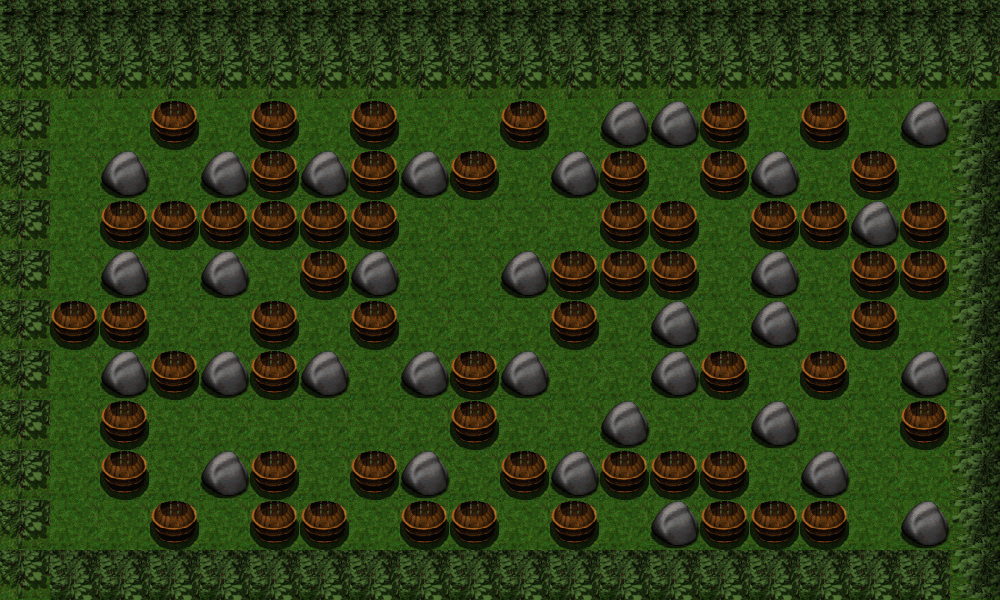

This is a level from a 2D game, rendered from its Tiled map with the project's own tilesets. A one-line summary and the map file follow, with tile-layer data summarised:
An orthogonal 20x12 tile map with 50x50 px tiles, 2 tile layers (background, graphics), 2 tilesets and 119 objects.

<map version="1.0" orientation="orthogonal" renderorder="right-down" width="20" height="12" tilewidth="50" tileheight="50" nextobjectid="257">
 <properties>
  <property name="bonus1" value="1" />
  <property name="bonus2" value="2" />
  <property name="bonus3" value="3" />
  <property name="enemy1" type="int" value="1" />
  <property name="enemy2" type="int" value="2" />
  <property name="enemy3" type="int" value="3" />
  <property name="enemy4" type="int" value="4" />
  <property name="enemy5" type="int" value="5" />
  <property name="enemy6" type="int" value="6" />
  <property name="enemy7" type="int" value="7" />
  <property name="enemy8" type="int" value="8" />
  <property name="enemy9" type="int" value="9" />
  <property name="height" type="int" value="600" />
  <property name="main_tile_set" value="first_maps" />
  <property name="num_bonus1" type="int" value="12" />
  <property name="num_bonus2" type="int" value="12" />
  <property name="num_bonus3" type="int" value="6" />
  <property name="num_bonus_total" type="int" value="30" />
  <property name="num_enemies" type="int" value="9" />
  <property name="num_explodable_items" type="int" value="49" />
  <property name="num_types_bonus" value="3" />
  <property name="width" type="int" value="1000" />
 </properties>
 <tileset firstgid="1" name="first_maps" tilewidth="50" tileheight="50" tilecount="80" columns="10">
  <image source="first_maps.png" width="500" height="400" />
 </tileset>
 <tileset firstgid="81" name="flames" tilewidth="50" tileheight="50" tilecount="50" columns="10">
  <properties>
   <property name="firstID" value="81" />
  </properties>
  <image source="flames.png" width="512" height="256" />
 </tileset>
 <layer name="background" width="20" height="12">
  <data>[240 cells, 240 non-empty, 1 distinct tile ids]</data>
 </layer>
 <layer name="graphics" width="20" height="12">
  <data>[240 cells, 240 non-empty, 7 distinct tile ids]</data>
 </layer>
 <objectgroup name="bushes_and_rocks">
  <object id="4" x="0" y="100" width="50" height="450" />
  <object id="102" x="0" y="0" width="1000" height="100" />
  <object id="104" x="0" y="550" width="950" height="50" />
  <object id="106" x="950" y="100" width="50" height="500" />
  <object id="107" x="100" y="150" width="50" height="50" />
  <object id="108" x="100" y="350" width="50" height="50" />
  <object id="109" x="100" y="250" width="50" height="50" />
  <object id="110" x="200" y="250" width="50" height="50" />
  <object id="111" x="200" y="150" width="50" height="50" />
  <object id="112" x="200" y="350" width="50" height="50" />
  <object id="113" x="200" y="450" width="50" height="50" />
  <object id="114" x="300" y="350" width="50" height="50" />
  <object id="115" x="350" y="250" width="50" height="50" />
  <object id="116" x="300" y="150" width="50" height="50" />
  <object id="118" x="400" y="150" width="50" height="50" />
  <object id="119" x="550" y="150" width="50" height="50" />
  <object id="120" x="600" y="100" width="50" height="50" />
  <object id="121" x="650" y="100" width="50" height="50" />
  <object id="123" x="750" y="150" width="50" height="50" />
  <object id="124" x="750" y="250" width="50" height="50" />
  <object id="126" x="750" y="300" width="50" height="50" />
  <object id="128" x="750" y="400" width="50" height="50" />
  <object id="129" x="650" y="500" width="50" height="50" />
  <object id="130" x="600" y="400" width="50" height="50" />
  <object id="131" x="550" y="450" width="50" height="50" />
  <object id="132" x="650" y="350" width="50" height="50" />
  <object id="133" x="650" y="300" width="50" height="50" />
  <object id="134" x="500" y="350" width="50" height="50" />
  <object id="135" x="400" y="350" width="50" height="50" />
  <object id="136" x="400" y="450" width="50" height="50" />
  <object id="137" x="500" y="250" width="50" height="50" />
  <object id="224" x="900" y="100" width="50" height="50" />
  <object id="225" x="900" y="500" width="50" height="50" />
  <object id="226" x="800" y="450" width="50" height="50" />
  <object id="227" x="900" y="350" width="50" height="50" />
  <object id="236" x="850" y="200" width="50" height="50" />
 </objectgroup>
 <objectgroup name="barrels">
  <object id="138" x="50" y="300" width="50" height="50" />
  <object id="139" x="100" y="300" width="50" height="50" />
  <object id="140" x="100" y="200" width="50" height="50" />
  <object id="141" x="150" y="100" width="50" height="50" />
  <object id="142" x="150" y="200" width="50" height="50" />
  <object id="143" x="150" y="350" width="50" height="50" />
  <object id="144" x="100" y="400" width="50" height="50" />
  <object id="145" x="100" y="450" width="50" height="50" />
  <object id="146" x="150" y="500" width="50" height="50" />
  <object id="147" x="250" y="500" width="50" height="50" />
  <object id="148" x="250" y="450" width="50" height="50" />
  <object id="149" x="300" y="500" width="50" height="50" />
  <object id="150" x="250" y="350" width="50" height="50" />
  <object id="151" x="250" y="300" width="50" height="50" />
  <object id="152" x="250" y="200" width="50" height="50" />
  <object id="153" x="200" y="200" width="50" height="50" />
  <object id="154" x="250" y="150" width="50" height="50" />
  <object id="157" x="250" y="100" width="50" height="50" />
  <object id="158" x="300" y="200" width="50" height="50" />
  <object id="159" x="300" y="250" width="50" height="50" />
  <object id="160" x="350" y="300" width="50" height="50" />
  <object id="161" x="350" y="200" width="50" height="50" />
  <object id="164" x="350" y="150" width="50" height="50" />
  <object id="166" x="350" y="100" width="50" height="50" />
  <object id="167" x="350" y="450" width="50" height="50" />
  <object id="168" x="400" y="500" width="50" height="50" />
  <object id="169" x="450" y="500" width="50" height="50" />
  <object id="170" x="450" y="400" width="50" height="50" />
  <object id="171" x="450" y="350" width="50" height="50" />
  <object id="172" x="450" y="150" width="50" height="50" />
  <object id="173" x="500" y="100" width="50" height="50" />
  <object id="174" x="500" y="450" width="50" height="50" />
  <object id="175" x="550" y="500" width="50" height="50" />
  <object id="177" x="550" y="300" width="50" height="50" />
  <object id="178" x="550" y="250" width="50" height="50" />
  <object id="179" x="600" y="250" width="50" height="50" />
  <object id="180" x="600" y="200" width="50" height="50" />
  <object id="181" x="600" y="150" width="50" height="50" />
  <object id="184" x="650" y="250" width="50" height="50" />
  <object id="185" x="650" y="200" width="50" height="50" />
  <object id="186" x="600" y="450" width="50" height="50" />
  <object id="187" x="650" y="450" width="50" height="50" />
  <object id="188" x="700" y="450" width="50" height="50" />
  <object id="189" x="700" y="500" width="50" height="50" />
  <object id="190" x="750" y="500" width="50" height="50" />
  <object id="191" x="700" y="350" width="50" height="50" />
  <object id="193" x="750" y="200" width="50" height="50" />
  <object id="194" x="700" y="150" width="50" height="50" />
  <object id="195" x="700" y="100" width="50" height="50" />
  </objectgroup>
 <objectgroup name="greyball">
  <!-- 8 objects omitted --></objectgroup>
 <objectgroup name="slimer">
  <!-- 6 objects omitted --></objectgroup>
 <objectgroup name="mooner">
  <!-- 1 objects omitted --></objectgroup>
 <objectgroup name="ghost">
  <!-- 1 objects omitted --></objectgroup>
 <objectgroup name="clouder">
  <!-- 2 objects omitted --></objectgroup>
 <objectgroup name="trap">
  <!-- 1 objects omitted --></objectgroup>
 <objectgroup name="redball">
  <!-- 1 objects omitted --></objectgroup>
 <objectgroup name="advancedTrap">
  <!-- 3 objects omitted --></objectgroup>
 <objectgroup name="sandmaster">
  <!-- 1 objects omitted --></objectgroup>
</map>
<!-- 34 of 119 objects omitted -->
